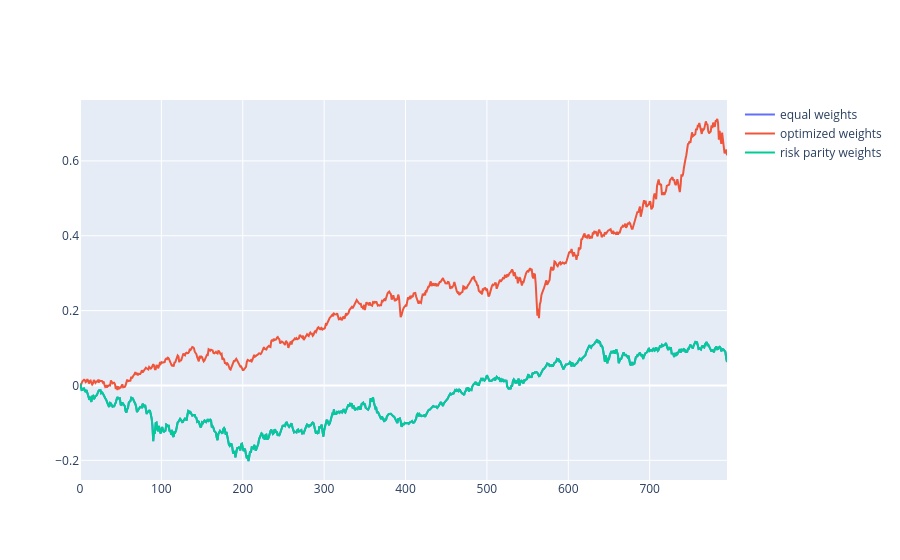

Notebook cell for this chart:
### Markdown cell above
Run once more, using entire dataset

### Code cell
training_pct = 0.7
idx = int(training_pct*T)

training_set_entire = returns_all[:idx,:]
validation_set_entire = returns_all[idx:,:]

cov = np.cov(training_set_entire, rowvar=False)
w_opt = gradient_reduced(training_set_entire, cov)
w_rp = gradient_risk_parity(cov)

(
    var_alpha, cvar, sharpe, sortino, cumulative_returns_opt, mean_return
) = perform_validation(w_opt, validation_set_entire)

print('OPTIMIZED WEIGHTS STATS')
print('var:', var_alpha)
print('cvar:', cvar)
print('sharpe:', sharpe)
print('sortino:', sortino)
print('mean return:', mean_return)

(
    var_alpha, cvar, sharpe, sortino, cumulative_returns_rp, mean_return
) = perform_validation(w_rp, training_set_entire)

print()
print('RISK PARITY STATS')
print('var:', var_alpha)
print('cvar:', cvar)
print('sharpe:', sharpe)
print('sortino:', sortino)
print('mean return:', mean_return)

(
    var_alpha, cvar, sharpe, sortino, cumulative_returns_eqw, mean_return
) = perform_validation(np.ones(N) / N, training_set_entire)

print()
print('EQUAL WEIGHTS STATS')
print('var:', var_alpha)
print('cvar:', cvar)
print('sharpe:', sharpe)
print('sortino:', sortino)
print('mean return:', mean_return)

print()
print('optimized weights:', w_opt)
print('risk parity weights:', w_rp)

fig = go.Figure()
L = list(range(len(validation_set_entire)))
fig.add_trace(go.Scatter(x=L, y=cumulative_returns_eqw, name="equal weights"))
fig.add_trace(go.Scatter(x=L, y=cumulative_returns_opt, name="optimized weights"))
fig.add_trace(go.Scatter(x=L, y=cumulative_returns_rp, name="risk parity weights"))
fig.show()

### Figure 1 — Plotly figure (JSON) as saved in the notebook; plotly's stock layout.template omitted (floating-point values rounded to 4 significant figures; data arrays with more than 128 entries replaced by an {"elided": "..."} marker saying what was removed)
{"data": [{"name": "equal weights", "type": "scatter", "x": {"elided": "796 int values"}, "y": {"elided": "1854 float values"}}, {"name": "optimized weights", "type": "scatter", "x": {"elided": "796 int values"}, "y": {"elided": "796 float values"}}, {"name": "risk parity weights", "type": "scatter", "x": {"elided": "796 int values"}, "y": {"elided": "1854 float values"}}], "layout": {}}
